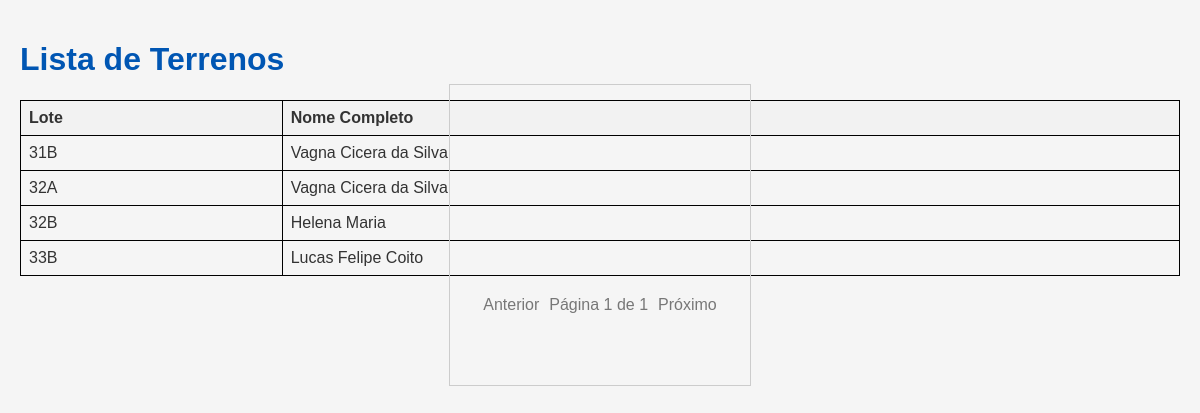
The app's page /terrenos with its own data.
### modelos.py (models this page shows)
class Terreno(db.Model):
    id = db.Column(db.Integer, primary_key=True)
    lote = db.Column(db.String(50), unique=True, nullable=False)
    cpf = db.Column(db.String(11), nullable=False)
    nome_completo = db.Column(db.String(100), nullable=False)

### acepraf.py (the view)
@app.route('/terrenos')
def terrenos():
    page = request.args.get('page', 1, type=int)
    terrenos_paginados = Terreno.query.order_by(Terreno.lote).paginate(page=page, per_page=20)
    return render_template('terrenos.html', terrenos=terrenos_paginados.items, pagination=terrenos_paginados)

### templates/terrenos.html (shortened to what this page needs)
<!DOCTYPE html>
<html lang="pt">
<head>
    <link rel="stylesheet" href="{{ url_for('static', filename='css/estilo.css') }}">
</head>
<body>
    <h1>Lista de Terrenos</h1>
    <table>
        <tr>
            <th>Lote</th>
            <th>Nome Completo</th>
        </tr>
        {% for terreno in terrenos %}
        <tr>
            <td>{{ terreno.lote }}</td>
            <td>{{ terreno.nome_completo }}</td>
        </tr>
        {% endfor %}
    </table>
    <div class="pagination">
        {% if pagination.has_prev %}
            <a href="{{ url_for('terrenos', page=pagination.prev_num) }}"><button type="button">Anterior</button></a>
        {% else %}
            <span>Anterior</span>
        {% endif %}
        <span>Página {{ pagination.page }} de {{ pagination.pages }}</span>
        {% if pagination.has_next %}
            <a href="{{ url_for('terrenos', page=pagination.next_num) }}"><button type="button">Próximo</button></a><br><br>
        {% else %}
            <span>Próximo</span>
        {% endif %}
    </div>
    <iframe src="{{url_for('login')}}" class="login-iframe"></iframe>
</body>
</html>

### static/estilo.css (style rules this page uses)
body { font-family: Arial, sans-serif; background-color: #f5f5f5; color: #333; margin: 0; padding: 20px; }
h1 { color: #0056b3; }
table { width: 100%; border-collapse: collapse; margin-bottom: 20px; border: 1px solid #000000; }
table, th, td { border: 1px solid #000000; }
th, td { padding: 8px; text-align: left; }
th { background-color: #f2f2f2; }
.pagination { display: flex; justify-content: center; align-items: center; margin-top: 20px; }
.pagination span, .pagination a { margin: 0 5px; }
.pagination span { color: #777; }

### templates/terrenos.html (style rules this page uses)
.login-iframe { width: 300px; height: 300px; border: 1px solid #ccc; margin: -230px auto; display: block; }

### records on screen
Terreno: lote "31B", nome_completo "Vagna Cicera da Silva"
Terreno: lote "32A", nome_completo "Vagna Cicera da Silva"
Terreno: lote "32B", nome_completo "Helena Maria"
Terreno: lote "33B", nome_completo "Lucas Felipe Coito"
